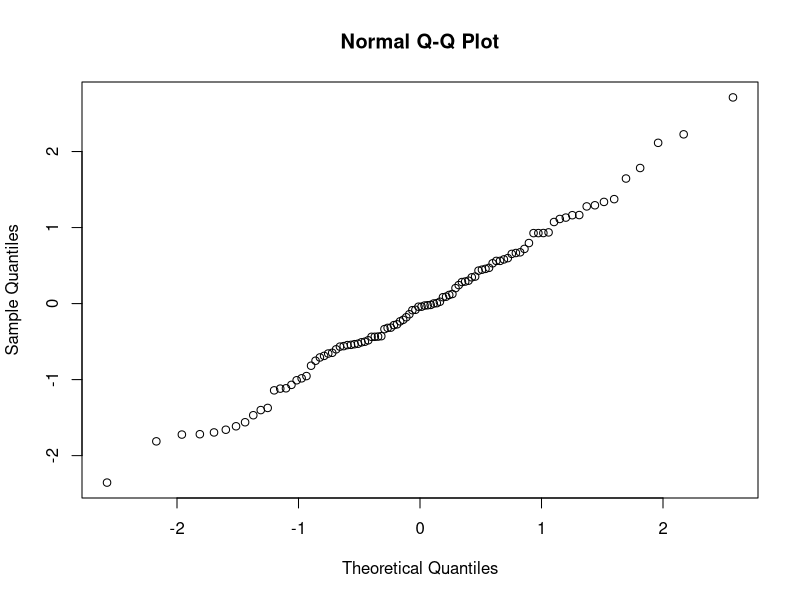
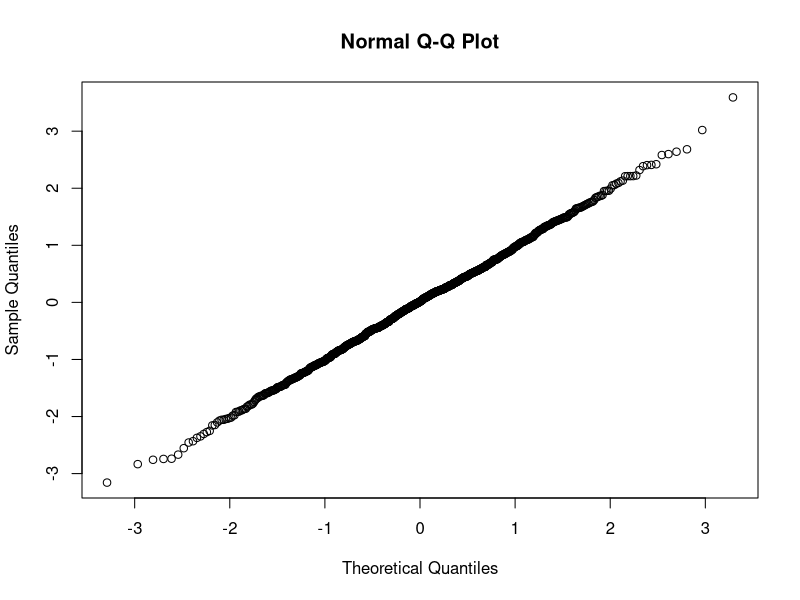
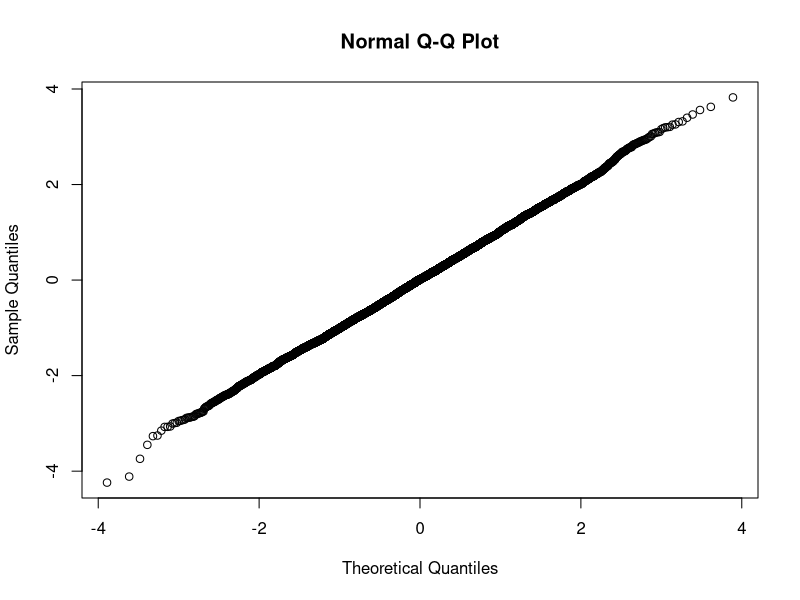
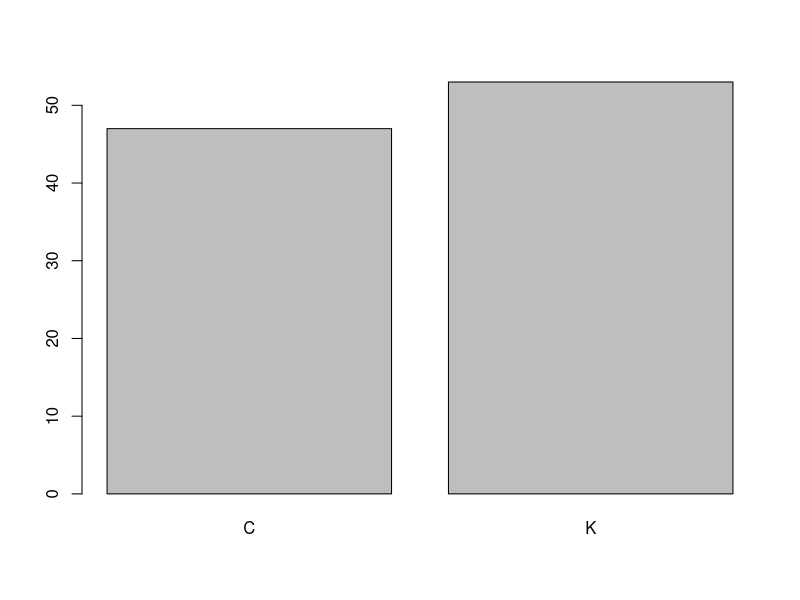
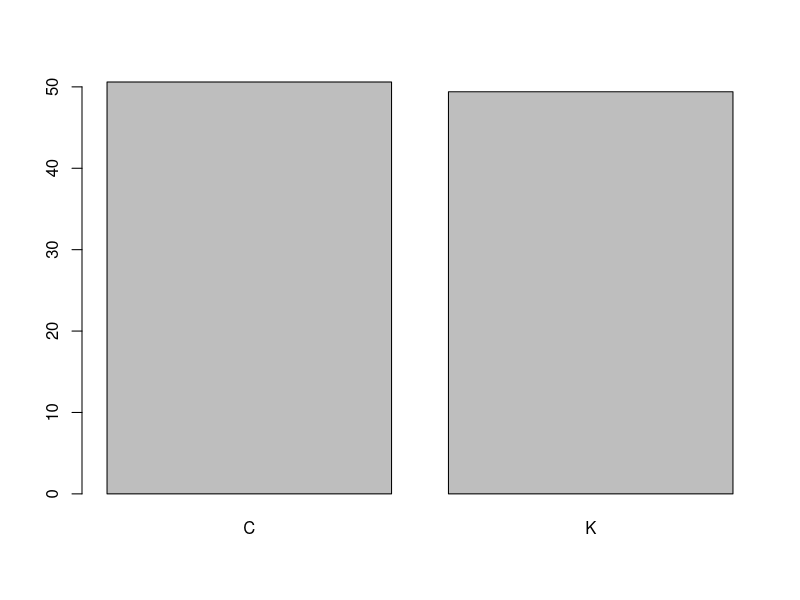
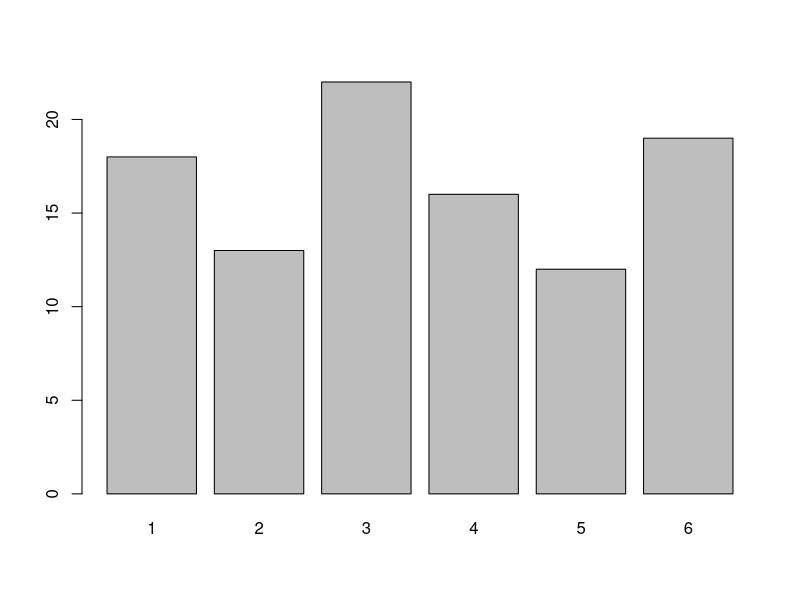
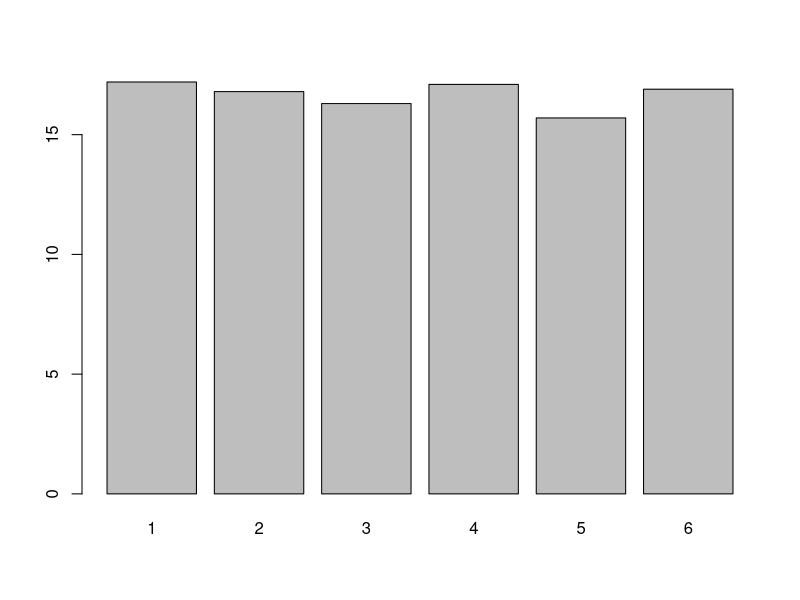
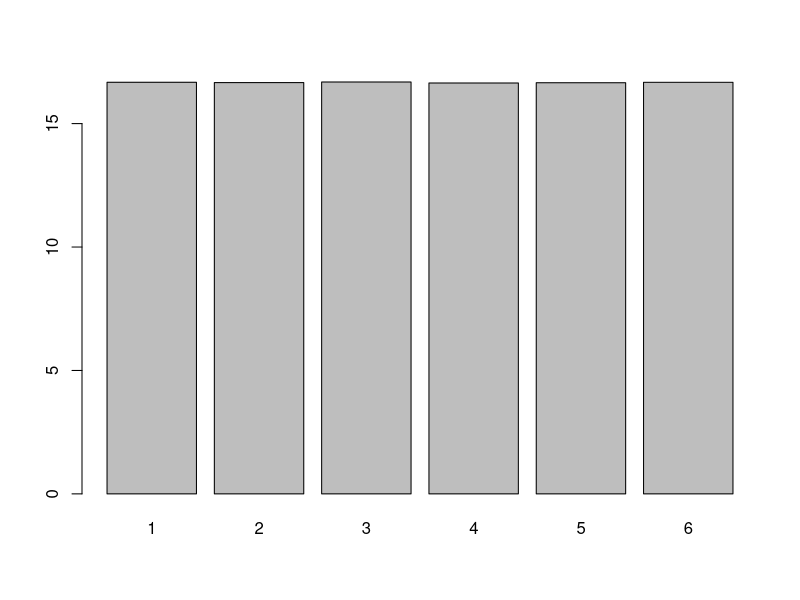

Reproduce these figures in R, in order.
## ---- chunk 1
regra_emp  = function(x, n){
  s1 = sum(x > (mean(x)) - (sd(x)) & x < (mean(x)) + (sd(x)))/n 
  s2 = sum(x > (mean(x)) - (2*(sd(x))) & x < (mean(x)) + (2*(sd(x))))/n
  s3 = sum(x > (mean(x)) - (3*(sd(x))) & x < (mean(x)) + (3*(sd(x))))/n
  list(sd1 = s1, sd2 = s2, sd3 =s3)
}
n = 100
regra_emp(rnorm(n), n)

n = 1000
regra_emp(rnorm(n), n)

n = 10000
regra_emp(rnorm(n), n)
## ---- chunk 2
n = 100
qqnorm(rnorm(n))

n = 1000
qqnorm(rnorm(n))

n = 10000
qqnorm(rnorm(n))
## ---- chunk 3
moeda = function(n){
  a = sample(c("C","K"), n, rep=T)
  b =table(a)
  c = table(a)/n
  list(amostra=a, freq_absoluta=b, freq_relativa=c)
}
moeda(100)$amostra
## ---- chunk 4
barplot(table(moeda(100)$amostra))
barplot(table(moeda(1000)$amostra)/1000 * 100)
## ---- chunk 5
dado = function(n){
  a = sample(1:6, n, replace = T)
  b =table(a)
  c = table(a)/n
  list(amostra=a, freq_absoluta=b, freq_relativa=c)  
}
## ---- chunk 6
n = 100
barplot(table(dado(n)$amostra)/n * 100)

n = 1000
barplot(table(dado(n)$amostra)/n * 100)

n = 10000000
barplot(table(dado(n)$amostra)/n * 100)
## ---- chunk 7
vetor = c(2,5,4,6,8,7,9,4,5,88,77,5,58,6,52,45)

confor = function(v, k){
  c = 0
  for(i in 1:length(v)){
    if(v[i] <= k){
      c = c + 1
    }
  }
  print(c)
}

confor(vetor, 5)

conwhile = function(v,k){
  c = 0
  i = 1
  while(i <= length(v)){
    if(v[i] <= k){
      c = c + 1
    }
    i = i + 1
  }
  print(c)
}

conwhile(vetor, 5)

conrepeat = function(v,k){
  c = 0
  i = 1
  repeat{
    if(v[i] <= k){
      c = c + 1
    }
    i = i + 1
    if(i >= length(v)) break
  }
  print(c)
}

conrepeat(vetor,5)

## ---- chunk 8
matrizA1 = function(r,c){
  A = matrix(0,r,c)
  for(i in 1:r){
    for(j in 1:c){
      if(i == j){
        A[i,j] = i * j
      }else{
        A[i,j] = i + j
      }
    }
  }
return(A)
}
matrizA1(3,3)
matrizA1(5,8)
matrizA1(1,4)
## ---- chunk 9
matrizA1S = function(r,c){
  A = matrix(0,r,c)
  soma = 0
  for(i in 1:r){
    for(j in 1:c){
      if(i == j){
        A[i,j] = i * j
      }else{
        A[i,j] = i + j
      }
      soma = soma + A[i,j]
    }
  }
  list(A=A, soma=soma)
}
matrizA1S(3,3)
matrizA1S(5,8)
matrizA1S(1,4)
## ---- chunk 10
f = function(x){
  fx = ifelse((0 < x & x < 1), (3 * x^2), 0)
  return(fx)
}

f(0.8)
## ---- chunk 11
curve(f(x), from = 0, to = 1, ylab = "y")
integrate(f, -Inf, Inf)
## ---- chunk 12
f(0.5)
## ---- chunk 13
integrate(f, 0.14, 0.71)
## ---- chunk 14
hist(rbeta(1000, 3, 1), 100)
## ---- chunk 15
f(0.5)
dbeta(0.5,3,1)  # ???? Quais parâmetros da beta???
## ---- chunk 16
integrate(f, 0.14, 0.71)
integrate(pbeta, 0.14, 0.71, 3, 1)  # ????Quais parâmetros da beta???
## ---- chunk 17
normal = function(x, mean, sd){
  fx = (1/(sd * sqrt(2*pi)))*exp((-1/2)*(((x-mean)^2)/(sd^2)))
  return(fx)
}
## ---- chunk 18
normal(5,4,1)
dnorm(5,4,1)
## ---- chunk 19
integrate(normal, 4, Inf, mean=4, sd=1)
integrate(dnorm, 4, Inf, mean=4, sd=1)
